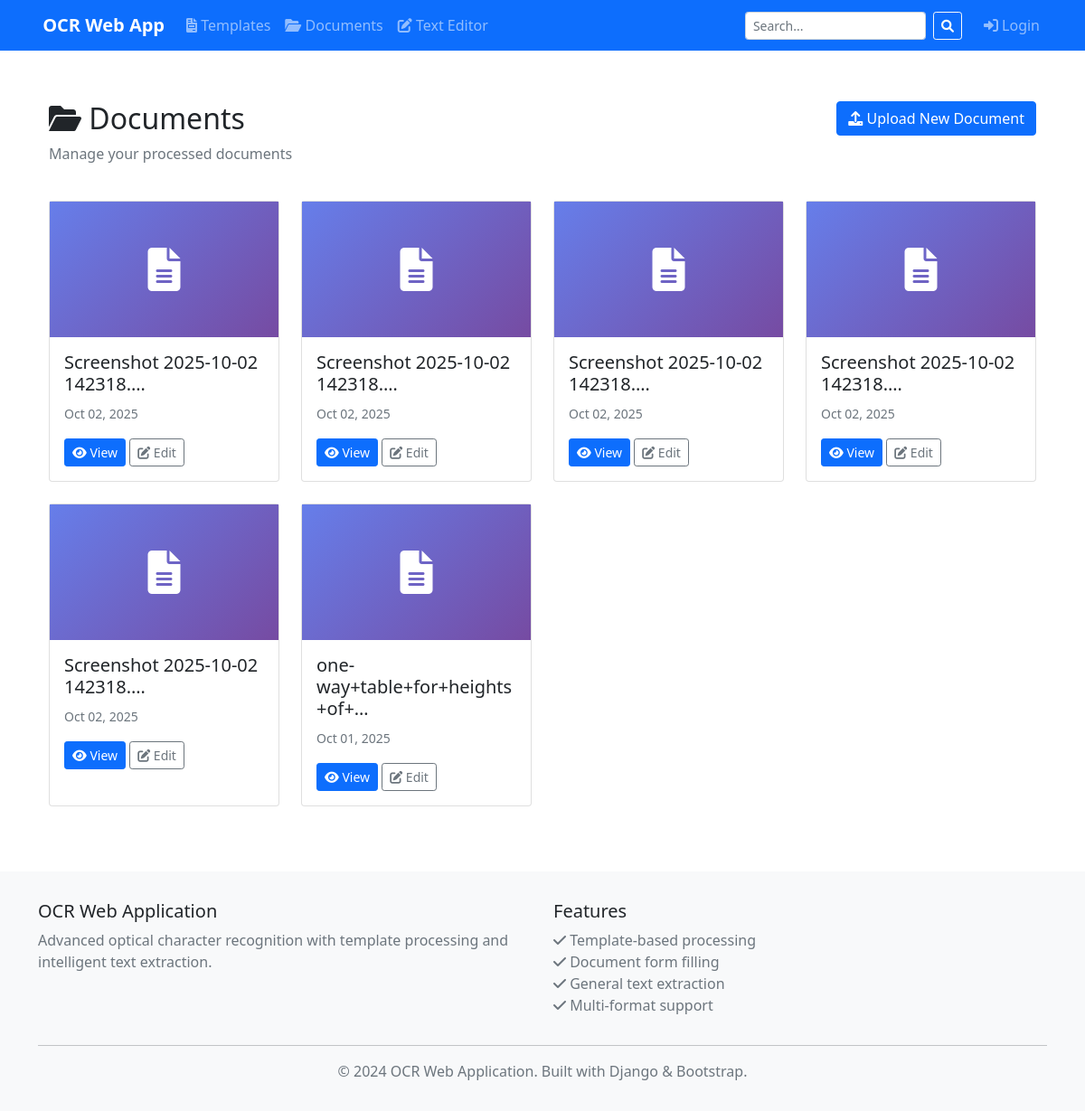
The app's page /documents/, older data.
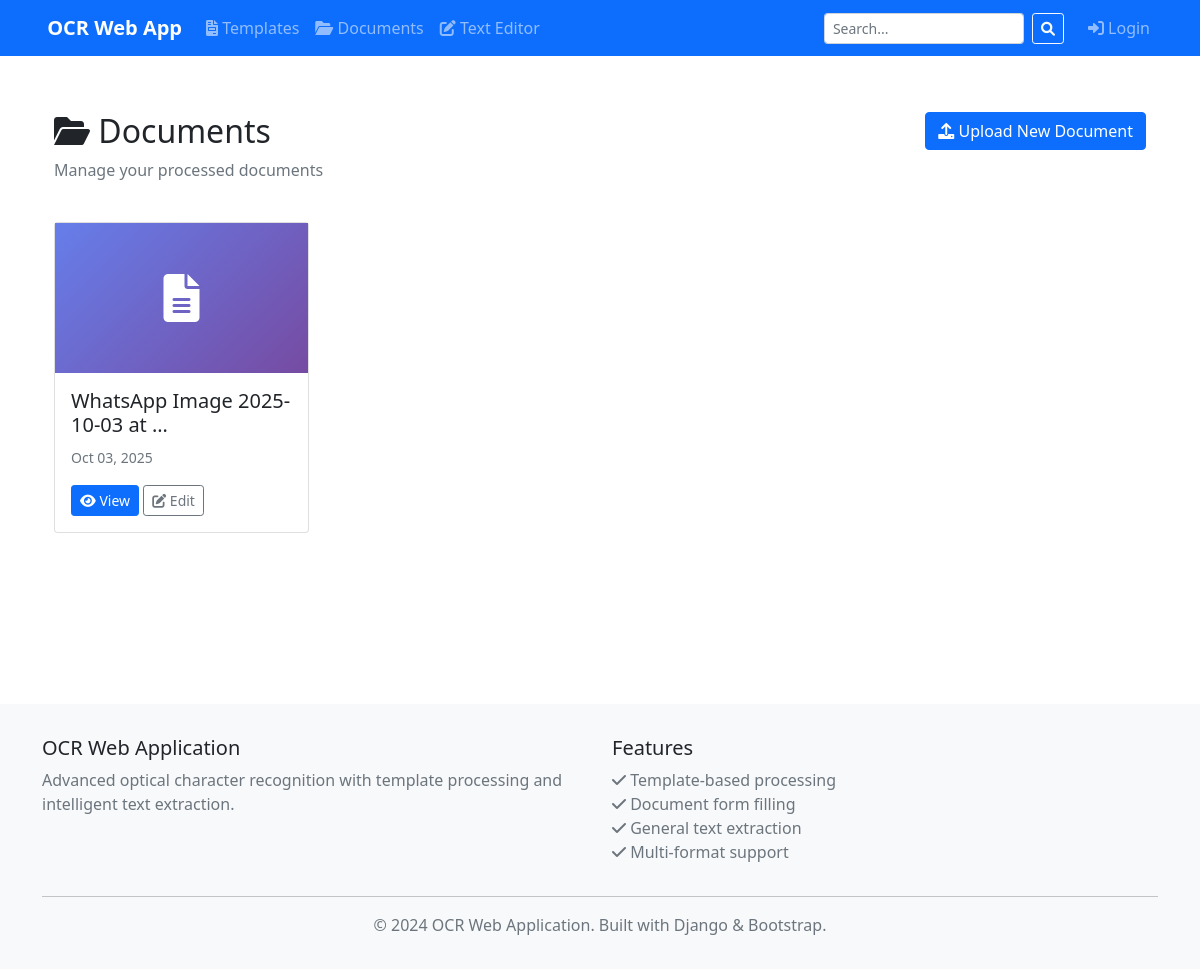
The same page, newer data.
### documents/models.py (models this page shows, shortened)
class Document(models.Model):
    name = models.CharField(max_length=255, help_text="Document name or identifier")
    file_data = models.BinaryField(null=True, blank=True, help_text="Original document file data (stored in DB)")
    file_name = models.CharField(max_length=255, null=True, blank=True, help_text="Original filename")
    file_type = models.CharField(max_length=50, null=True, blank=True, help_text="File MIME type")
    file_size = models.IntegerField(null=True, blank=True, help_text="File size in bytes")
    file = models.FileField(upload_to='documents/', blank=True, null=True, help_text="Original uploaded document - deprecated")
    template = models.ForeignKey(
        Template,
        on_delete=models.CASCADE,
        null=True,
        blank=True,
        help_text="Template used for structured extraction (optional)"
    )
    extracted_data = models.JSONField(
        default=dict,
        help_text="Extracted structured data based on template fields"
    )
    excel_data = models.BinaryField(null=True, blank=True, help_text="Populated Excel file data (stored in DB)")
    excel_name = models.CharField(max_length=255, null=True, blank=True, help_text="Excel filename")
    excel_file = models.FileField(
        upload_to='documents/excel/',
        blank=True,
        null=True,
        help_text="Populated Excel file with extracted data - deprecated"
    )
    text_version = models.TextField(
        blank=True,
        null=True,
        help_text="Raw extracted text for general OCR mode"
    )
    confidence_score = models.FloatField(
        null=True,
        blank=True,
        help_text="OCR confidence score (0.0 - 1.0)"
    )
    uploaded_by = models.ForeignKey(User, on_delete=models.CASCADE)
    created_at = models.DateTimeField(auto_now_add=True)
    updated_at = models.DateTimeField(auto_now=True)
    PROCESSING_STATUS_CHOICES = [
        ('pending', 'Pending Processing'),
        ('processing', 'Processing'),
        ('completed', 'Processing Complete'),
        ('failed', 'Processing Failed'),
        ('reviewed', 'Human Reviewed'),
    ]
    processing_status = models.CharField(
        max_length=20,
        choices=PROCESSING_STATUS_CHOICES,
        default='pending'
    )
    PROCESSING_TYPE_CHOICES = [
        ('template', 'Template-based Extraction'),
        ('general', 'General Text Extraction'),
    ]
    processing_type = models.CharField(
        max_length=20,
        choices=PROCESSING_TYPE_CHOICES,
        default='general'
    )
    class Meta:
        ordering = ['-created_at']
        verbose_name = "Document"
        verbose_name_plural = "Documents"

### documents/views.py (the view)
# urls.py: path('', views.document_list, name='document_list'),
def document_list(request):
    documents = Document.objects.all().order_by('-created_at')
    return render(request, 'documents/document_list.html', {'documents': documents})

### templates/documents/document_list.html (shortened to what this page needs)
{% extends 'base/base.html' %}
{% load static %}
{% block content %}
<div class="container-fluid py-4">
    <div class="row mb-4">
        <div class="col-md-8">
            <h2><i class="fas fa-folder-open"></i> Documents</h2>
            <p class="text-muted">Manage your processed documents</p>
        </div>
        <div class="col-md-4 text-end">
            <a href="{% url 'documents:document_upload' %}" class="btn btn-primary">
                <i class="fas fa-upload"></i> Upload New Document
            </a>
        </div>
    </div>
    {% if documents %}
    <div class="row g-4">
        {% for document in documents %}
        <div class="col-md-4 col-lg-3">
            <div class="card document-card">
                <div class="document-thumbnail">
                    <i class="fas fa-file-alt"></i>
                </div>
                <div class="card-body">
                    <h5 class="card-title">{{ document.name|truncatechars:30 }}</h5>
                    <p class="card-text">
                        <small class="text-muted">
                            {{ document.created_at|date:"M d, Y" }}
                        </small>
                    </p>
                    <a href="{% url 'documents:document_detail' document.id %}" class="btn btn-sm btn-primary">
                        <i class="fas fa-eye"></i> View
                    </a>
                    <a href="{% url 'documents:document_edit' document.id %}" class="btn btn-sm btn-outline-secondary">
                        <i class="fas fa-edit"></i> Edit
                    </a>
                </div>
            </div>
        </div>
        {% endfor %}
    </div>
    {% endif %}
</div>
{% endblock %}

Row changes from the older to the newer data that the page shows:
removed Document: name "Screenshot 2025-10-02 142318.…", created_at "Oct 02, 2025"
removed Document: name "Screenshot 2025-10-02 142318.…", created_at "Oct 02, 2025"
removed Document: name "Screenshot 2025-10-02 142318.…", created_at "Oct 02, 2025"
removed Document: name "Screenshot 2025-10-02 142318.…", created_at "Oct 02, 2025"
removed Document: name "Screenshot 2025-10-02 142318.…", created_at "Oct 02, 2025"
removed Document: name "one-way+table+for+heights+of+…", created_at "Oct 01, 2025"
added Document: name "WhatsApp Image 2025-10-03 at …", created_at "Oct 03, 2025"
